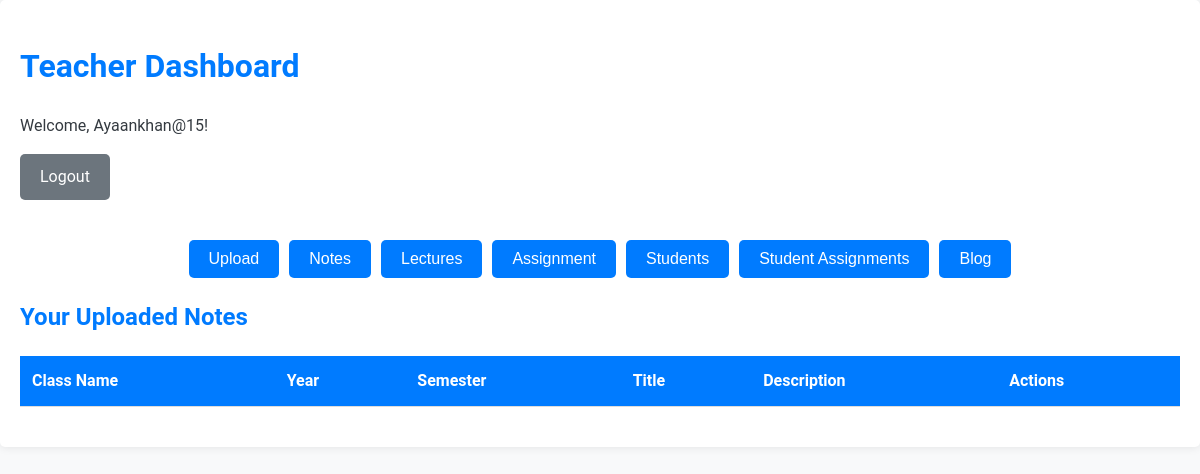
The page /teacher_dashboard/ (signed in) on the database as committed earlier.
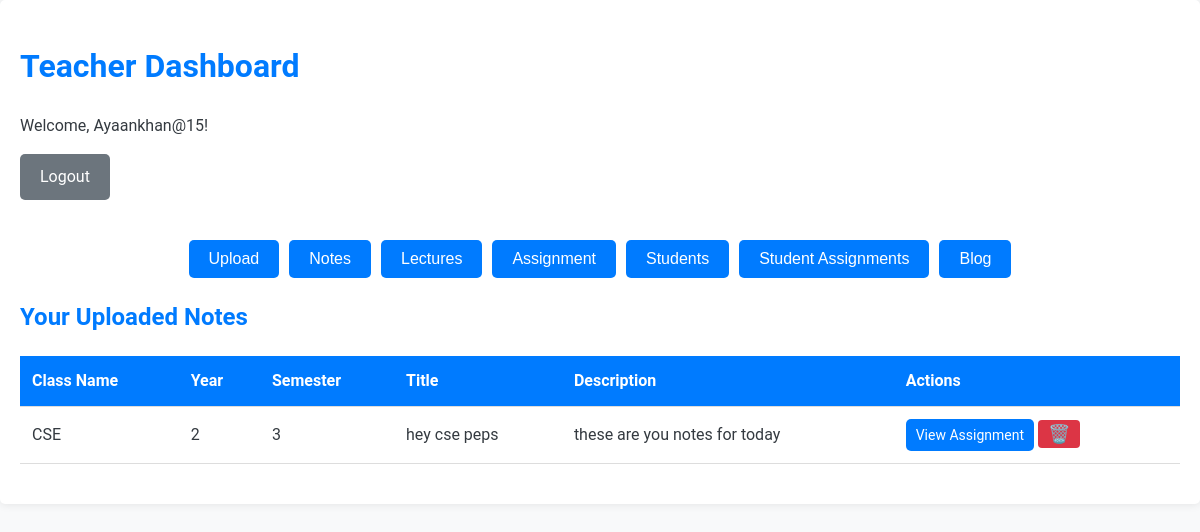
The same page on the database as committed later.
### api/models.py (models this page shows)
class PDFFile(models.Model):
    teacher = models.ForeignKey(User, on_delete=models.CASCADE)
    year = models.CharField(max_length=10)
    semester = models.CharField(max_length=10)
    title = models.CharField(max_length=200)
    file = models.FileField(upload_to='resources/pdfs/')
    description = models.TextField(blank=True, null=True)
    class_name = models.CharField(max_length=100)
    uploaded_at = models.DateTimeField(auto_now_add=True)

### api/views.py (the view, shortened to what this page needs)
# urls.py: path('teacher_dashboard/', views.teacher_dashboard, name='teacher_dashboard'),
def teacher_dashboard(request):
    assignment_collection = db.assignments
    students_collection = db.student
    year = request.GET.get('year')
    semester = request.GET.get('semester')
    class_name = request.GET.get('class_name')
    query = {}
    if year:
        query['year'] = year
    if semester:
        query['semester'] = semester
    if class_name:
        query['class_name'] = class_name.upper().strip()
    stds = list(students_collection.find(query, {"_id": 0, "name": 1, "id_number": 1, "username": 1, "year": 1, "semester": 1, "class_name": 1}))
    assg = list(assignment_collection.find({"teacher_username": request.user.username}, {"_id": 0, "student_username": 1, "teacher_username": 1, "year": 1, "semester": 1, "class_name": 1, "file_name": 1, "file_url": 1, "uploaded_at": 1}))
    student_assignments = list(assignment_collection.find({"teacher_username": request.user.username}, {"_id": 0, "student_name": 1, "year": 1, "semester": 1, "class_name": 1, "file_name": 1, "file_url": 1, "uploaded_at": 1}))
    form = UploadFileForm()
    uploaded_pdfs = PDFFile.objects.filter(teacher=request.user)
    uploaded_videos = VideoFile.objects.filter(teacher=request.user)
    uploaded_assignments = AssignmentFile.objects.filter(teacher=request.user)
    posts = handle_blog_posts(request)
    return render(request, 'teacher_dashboard.html', {
        'form': form,
        'uploaded_pdfs': uploaded_pdfs,
        'uploaded_videos': uploaded_videos,
        'uploaded_assignments': uploaded_assignments,
        'students': stds,
        'assignment': assg,
        'student_assignments': student_assignments,
        "posts":posts
    })

### api/views.py (called while the page is built, shortened)
def handle_blog_posts(request):
    user = request.user
    posts = list(db.posts.find().sort("created_at", -1))
    return posts

### api/templates/teacher_dashboard.html (shortened to what this page needs)
{%load static%}
<!DOCTYPE html>
<html lang="en">
<head>
    <link rel="stylesheet" href="{% static 'css/styles.css' %}">
</head>
<body>
    <div class="dashboard-container">
        <header>
            <h1>Teacher Dashboard</h1>
            <p>Welcome, {{ user.username }}!</p>
            <a href="{% url 'logout' %}" class="btn btn-secondary">Logout</a>
        </header>
        <div class="container">
        </div>
        <aside class="action-buttons">
            <button class="btn" onclick="showSection('upload'); saveCurrentSection('upload')">Upload</button>
            <button class="btn" onclick="showSection('notes'); saveCurrentSection('notes')">Notes</button>
            <button class="btn" onclick="showSection('lectures'); saveCurrentSection('lectures')">Lectures</button>
            <button class="btn" onclick="showSection('assignments'); saveCurrentSection('assignments')">Assignment</button>
            <button class="btn" onclick="showSection('students'); saveCurrentSection('students')">Students</button>
            <button class="btn" onclick="showSection('student-assignments'); saveCurrentSection('student-assignments')">Student Assignments</button>
            <button class="btn" onclick="showSection('blog'); saveCurrentSection('blog')">Blog</button>
        </aside>
        <section id="notes-section" class="section-content" style="display:none;">
            <div class="uploaded-content">
                <h2>Your Uploaded Notes</h2>
                <div class="table-responsive">
                    <table>
                        <thead>
                            <tr>
                                <th>Class Name</th>
                                <th>Year</th>
                                <th>Semester</th>
                                <th>Title</th>
                                <th>Description</th>
                                <th>Actions</th>
                            </tr>
                        </thead>
                        <tbody>
                            {% for file in uploaded_pdfs %}
                                <tr>
                                    <td>{{ file.class_name }}</td>
                                    <td>{{ file.year }}</td>
                                    <td>{{ file.semester }}</td>
                                    <td>{{ file.title }}</td>
                                    <td>{{ file.description }}</td>
                                    <td>
                                        <a href="{{ file.file.url }}" target="_blank" class="btn btn-small">View Assignment</a>
                                        <form method="POST" action="{% url 'delete_file' 'pdf' file.pk %}" style="display:inline;" onsubmit="return confirm('Are you sure you want to delete this PDF?');">
                                            <button type="submit" class="btn btn-small btn-danger" title="Delete">
                                                🗑️
                                            </button>
                                        </form>
                                    </td>
                                </tr>
                            {% endfor %}
                        </tbody>
                    </table>
                </div>
            </div>
        </section>
    </div>
</body>
</html>

### api/static/css/styles.css (style rules this page uses)
:root { --primary-color: #007BFF; --secondary-color: #6c757d; --success-color: #28a745; --danger-color: #dc3545; --light-color: #f8f9fa; --dark-color: #343a40; }
body { font-family: 'Roboto', Arial, sans-serif; line-height: 1.6; color: var(--dark-color); background-color: var(--light-color); margin: 0; padding: 0; }
.container { width: 100%; max-width: 1200px; margin: 0 auto; padding: 20px; }
h1, h2 { color: var(--primary-color); margin-bottom: 20px; }
.btn { display: inline-block; padding: 10px 20px; background-color: var(--primary-color); color: white; text-decoration: none; border-radius: 5px; transition: background-color 0.3s ease; border: none; cursor: pointer; font-size: 16px; text-align: center; }
.btn-secondary { background-color: var(--secondary-color); }
.btn-danger { background-color: var(--danger-color); }
.btn-small { padding: 5px 10px; font-size: 14px; }
.dashboard-container { background-color: white; border-radius: 5px; box-shadow: 0 0 10px rgba(0, 0, 0, 0.1); padding: 20px; margin-bottom: 20px; }
.action-buttons { display: flex; justify-content: center; gap: 10px; margin-bottom: 20px; }
.table-responsive { overflow-x: auto; }
table { width: 100%; border-collapse: collapse; margin-bottom: 20px; }
th, td { padding: 12px; text-align: left; border-bottom: 1px solid #ddd; }
th { background-color: var(--primary-color); color: white; }

### api/templates/teacher_dashboard.html (style rules this page uses)
:root { --primary-color: #007BFF; --secondary-color: #6c757d; --success-color: #28a745; --danger-color: #dc3545; --light-color: #f8f9fa; --dark-color: #343a40; }
body { font-family: 'Roboto', Arial, sans-serif; line-height: 1.6; color: var(--dark-color); background-color: var(--light-color); margin: 0; padding: 0; overflow-x: hidden; }
.dashboard-container { background-color: white; border-radius: 5px; box-shadow: 0 0 10px rgba(0, 0, 0, 0.1); padding: 20px; margin-bottom: 20px; }
h1, h2 { color: var(--primary-color); margin-bottom: 20px; }
.action-buttons { display: flex; justify-content: center; gap: 10px; margin-bottom: 20px; flex-wrap: wrap; }
.table-responsive { overflow-x: auto; }
table { width: 100%; border-collapse: collapse; margin-bottom: 20px; }
th, td { padding: 12px; text-align: left; border-bottom: 1px solid #ddd; }
th { background-color: var(--primary-color); color: white; }
.btn { display: inline-block; padding: 10px 20px; background-color: var(--primary-color); color: white; text-decoration: none; border-radius: 5px; transition: background-color 0.3s ease; border: none; cursor: pointer; font-size: 16px; text-align: center; }
.btn-secondary { background-color: var(--secondary-color); }
.btn-small { padding: 5px 10px; font-size: 14px; }
.btn-danger { background-color: #dc3545; color: white; border: none; padding: 5px 10px; border-radius: 4px; font-size: 18px; line-height: 1; cursor: pointer; transition: background-color 0.3s ease; }

Rows that differ between the two databases and show on the page:
added PDFFile: class_name "CSE", year "2", semester "3", title "hey cse peps", description "these are you notes for today"
